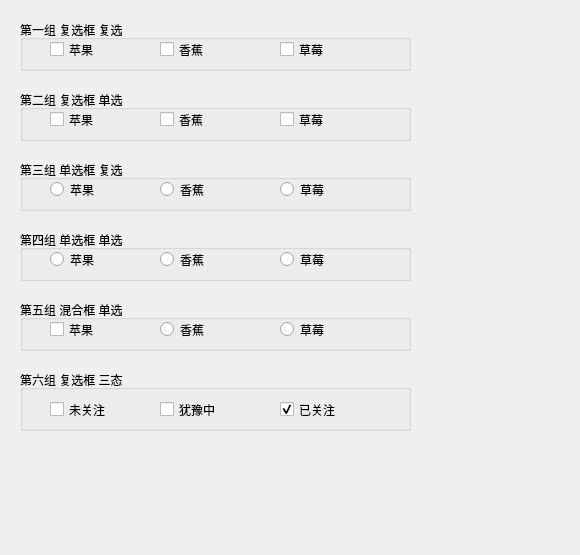
<?xml version="1.0" encoding="UTF-8"?>
<ui version="4.0">
 <class>DialogFunctionCheckAndRedioButton</class>
 <widget class="QDialog" name="DialogFunctionCheckAndRedioButton">
  <property name="geometry">
   <rect>
    <x>0</x>
    <y>0</y>
    <width>580</width>
    <height>555</height>
   </rect>
  </property>
  <property name="windowTitle">
   <string>Dialog</string>
  </property>
  <widget class="QGroupBox" name="groupBox">
   <property name="geometry">
    <rect>
     <x>20</x>
     <y>20</y>
     <width>391</width>
     <height>51</height>
    </rect>
   </property>
   <property name="title">
    <string>第一组 复选框 复选</string>
   </property>
   <widget class="QCheckBox" name="checkBox_2">
    <property name="geometry">
     <rect>
      <x>140</x>
      <y>20</y>
      <width>87</width>
      <height>19</height>
     </rect>
    </property>
    <property name="text">
     <string>香蕉</string>
    </property>
    <property name="icon">
     <iconset resource="res.qrc">
      <normaloff>:/images/xiangjiao.png</normaloff>:/images/xiangjiao.png</iconset>
    </property>
   </widget>
   <widget class="QCheckBox" name="checkBox">
    <property name="geometry">
     <rect>
      <x>30</x>
      <y>20</y>
      <width>87</width>
      <height>19</height>
     </rect>
    </property>
    <property name="text">
     <string>苹果</string>
    </property>
    <property name="icon">
     <iconset resource="res.qrc">
      <normaloff>:/images/pingguo.png</normaloff>:/images/pingguo.png</iconset>
    </property>
   </widget>
   <widget class="QCheckBox" name="checkBox_3">
    <property name="geometry">
     <rect>
      <x>260</x>
      <y>20</y>
      <width>87</width>
      <height>19</height>
     </rect>
    </property>
    <property name="text">
     <string>草莓</string>
    </property>
    <property name="icon">
     <iconset resource="res.qrc">
      <normaloff>:/images/caomei.png</normaloff>:/images/caomei.png</iconset>
    </property>
   </widget>
  </widget>
  <widget class="QGroupBox" name="groupBox_2">
   <property name="geometry">
    <rect>
     <x>20</x>
     <y>90</y>
     <width>391</width>
     <height>51</height>
    </rect>
   </property>
   <property name="title">
    <string>第二组 复选框 单选</string>
   </property>
   <widget class="QCheckBox" name="checkBox_7">
    <property name="geometry">
     <rect>
      <x>140</x>
      <y>20</y>
      <width>87</width>
      <height>19</height>
     </rect>
    </property>
    <property name="text">
     <string>香蕉</string>
    </property>
    <property name="icon">
     <iconset resource="res.qrc">
      <normaloff>:/images/xiangjiao.png</normaloff>:/images/xiangjiao.png</iconset>
    </property>
    <property name="autoExclusive">
     <bool>true</bool>
    </property>
   </widget>
   <widget class="QCheckBox" name="checkBox_8">
    <property name="geometry">
     <rect>
      <x>30</x>
      <y>20</y>
      <width>87</width>
      <height>19</height>
     </rect>
    </property>
    <property name="text">
     <string>苹果</string>
    </property>
    <property name="icon">
     <iconset resource="res.qrc">
      <normaloff>:/images/pingguo.png</normaloff>:/images/pingguo.png</iconset>
    </property>
    <property name="autoExclusive">
     <bool>true</bool>
    </property>
   </widget>
   <widget class="QCheckBox" name="checkBox_9">
    <property name="geometry">
     <rect>
      <x>260</x>
      <y>20</y>
      <width>87</width>
      <height>19</height>
     </rect>
    </property>
    <property name="text">
     <string>草莓</string>
    </property>
    <property name="icon">
     <iconset resource="res.qrc">
      <normaloff>:/images/caomei.png</normaloff>:/images/caomei.png</iconset>
    </property>
    <property name="autoExclusive">
     <bool>true</bool>
    </property>
   </widget>
  </widget>
  <widget class="QGroupBox" name="groupBox_3">
   <property name="geometry">
    <rect>
     <x>20</x>
     <y>160</y>
     <width>391</width>
     <height>51</height>
    </rect>
   </property>
   <property name="title">
    <string>第三组 单选框 复选</string>
   </property>
   <widget class="QRadioButton" name="radioButton">
    <property name="geometry">
     <rect>
      <x>30</x>
      <y>20</y>
      <width>101</width>
      <height>19</height>
     </rect>
    </property>
    <property name="text">
     <string>苹果</string>
    </property>
    <property name="icon">
     <iconset resource="res.qrc">
      <normaloff>:/images/pingguo.png</normaloff>:/images/pingguo.png</iconset>
    </property>
    <property name="autoExclusive">
     <bool>false</bool>
    </property>
   </widget>
   <widget class="QRadioButton" name="radioButton_2">
    <property name="geometry">
     <rect>
      <x>140</x>
      <y>20</y>
      <width>91</width>
      <height>19</height>
     </rect>
    </property>
    <property name="text">
     <string>香蕉</string>
    </property>
    <property name="icon">
     <iconset resource="res.qrc">
      <normaloff>:/images/xiangjiao.png</normaloff>:/images/xiangjiao.png</iconset>
    </property>
    <property name="autoExclusive">
     <bool>false</bool>
    </property>
   </widget>
   <widget class="QRadioButton" name="radioButton_3">
    <property name="geometry">
     <rect>
      <x>260</x>
      <y>20</y>
      <width>81</width>
      <height>19</height>
     </rect>
    </property>
    <property name="text">
     <string>草莓</string>
    </property>
    <property name="icon">
     <iconset resource="res.qrc">
      <normaloff>:/images/caomei.png</normaloff>:/images/caomei.png</iconset>
    </property>
    <property name="autoExclusive">
     <bool>false</bool>
    </property>
   </widget>
  </widget>
  <widget class="QGroupBox" name="groupBox_4">
   <property name="geometry">
    <rect>
     <x>20</x>
     <y>230</y>
     <width>391</width>
     <height>51</height>
    </rect>
   </property>
   <property name="title">
    <string>第四组 单选框 单选</string>
   </property>
   <widget class="QRadioButton" name="radioButton_7">
    <property name="geometry">
     <rect>
      <x>30</x>
      <y>20</y>
      <width>101</width>
      <height>19</height>
     </rect>
    </property>
    <property name="text">
     <string>苹果</string>
    </property>
    <property name="icon">
     <iconset resource="res.qrc">
      <normaloff>:/images/pingguo.png</normaloff>:/images/pingguo.png</iconset>
    </property>
    <property name="autoExclusive">
     <bool>true</bool>
    </property>
   </widget>
   <widget class="QRadioButton" name="radioButton_8">
    <property name="geometry">
     <rect>
      <x>140</x>
      <y>20</y>
      <width>91</width>
      <height>19</height>
     </rect>
    </property>
    <property name="text">
     <string>香蕉</string>
    </property>
    <property name="icon">
     <iconset resource="res.qrc">
      <normaloff>:/images/xiangjiao.png</normaloff>:/images/xiangjiao.png</iconset>
    </property>
    <property name="autoExclusive">
     <bool>true</bool>
    </property>
   </widget>
   <widget class="QRadioButton" name="radioButton_9">
    <property name="geometry">
     <rect>
      <x>260</x>
      <y>20</y>
      <width>81</width>
      <height>19</height>
     </rect>
    </property>
    <property name="text">
     <string>草莓</string>
    </property>
    <property name="icon">
     <iconset resource="res.qrc">
      <normaloff>:/images/caomei.png</normaloff>:/images/caomei.png</iconset>
    </property>
    <property name="autoExclusive">
     <bool>true</bool>
    </property>
   </widget>
  </widget>
  <widget class="QGroupBox" name="groupBox_5">
   <property name="geometry">
    <rect>
     <x>20</x>
     <y>370</y>
     <width>391</width>
     <height>61</height>
    </rect>
   </property>
   <property name="styleSheet">
    <string notr="true"/>
   </property>
   <property name="title">
    <string>第六组 复选框 三态</string>
   </property>
   <property name="flat">
    <bool>false</bool>
   </property>
   <property name="checkable">
    <bool>false</bool>
   </property>
   <property name="checked">
    <bool>false</bool>
   </property>
   <widget class="QCheckBox" name="checkBox_4">
    <property name="geometry">
     <rect>
      <x>140</x>
      <y>30</y>
      <width>87</width>
      <height>19</height>
     </rect>
    </property>
    <property name="text">
     <string>犹豫中</string>
    </property>
    <property name="icon">
     <iconset resource="res.qrc">
      <normaloff>:/images/idea.png</normaloff>:/images/idea.png</iconset>
    </property>
    <property name="tristate">
     <bool>true</bool>
    </property>
   </widget>
   <widget class="QCheckBox" name="checkBox_5">
    <property name="geometry">
     <rect>
      <x>30</x>
      <y>30</y>
      <width>87</width>
      <height>19</height>
     </rect>
    </property>
    <property name="text">
     <string>未关注</string>
    </property>
    <property name="icon">
     <iconset resource="res.qrc">
      <normaloff>:/images/weiguanzhu.png</normaloff>:/images/weiguanzhu.png</iconset>
    </property>
    <property name="tristate">
     <bool>true</bool>
    </property>
   </widget>
   <widget class="QCheckBox" name="checkBox_6">
    <property name="geometry">
     <rect>
      <x>260</x>
      <y>30</y>
      <width>87</width>
      <height>19</height>
     </rect>
    </property>
    <property name="text">
     <string>已关注</string>
    </property>
    <property name="icon">
     <iconset resource="res.qrc">
      <normaloff>:/images/guanzhu.png</normaloff>:/images/guanzhu.png</iconset>
    </property>
    <property name="checked">
     <bool>true</bool>
    </property>
    <property name="tristate">
     <bool>true</bool>
    </property>
   </widget>
  </widget>
  <widget class="QGroupBox" name="groupBox_6">
   <property name="geometry">
    <rect>
     <x>20</x>
     <y>300</y>
     <width>391</width>
     <height>51</height>
    </rect>
   </property>
   <property name="title">
    <string>第五组 混合框 单选</string>
   </property>
   <widget class="QRadioButton" name="radioButton_14">
    <property name="geometry">
     <rect>
      <x>140</x>
      <y>20</y>
      <width>91</width>
      <height>19</height>
     </rect>
    </property>
    <property name="text">
     <string>香蕉</string>
    </property>
    <property name="icon">
     <iconset resource="res.qrc">
      <normaloff>:/images/xiangjiao.png</normaloff>:/images/xiangjiao.png</iconset>
    </property>
    <property name="autoExclusive">
     <bool>true</bool>
    </property>
   </widget>
   <widget class="QRadioButton" name="radioButton_15">
    <property name="geometry">
     <rect>
      <x>260</x>
      <y>20</y>
      <width>81</width>
      <height>19</height>
     </rect>
    </property>
    <property name="text">
     <string>草莓</string>
    </property>
    <property name="icon">
     <iconset resource="res.qrc">
      <normaloff>:/images/caomei.png</normaloff>:/images/caomei.png</iconset>
    </property>
    <property name="autoExclusive">
     <bool>true</bool>
    </property>
   </widget>
   <widget class="QCheckBox" name="checkBox_10">
    <property name="geometry">
     <rect>
      <x>30</x>
      <y>20</y>
      <width>87</width>
      <height>19</height>
     </rect>
    </property>
    <property name="text">
     <string>苹果</string>
    </property>
    <property name="icon">
     <iconset resource="res.qrc">
      <normaloff>:/images/pingguo.png</normaloff>:/images/pingguo.png</iconset>
    </property>
    <property name="autoExclusive">
     <bool>true</bool>
    </property>
   </widget>
  </widget>
 </widget>
 <resources>
  <include location="res.qrc"/>
 </resources>
 <connections/>
</ui>
